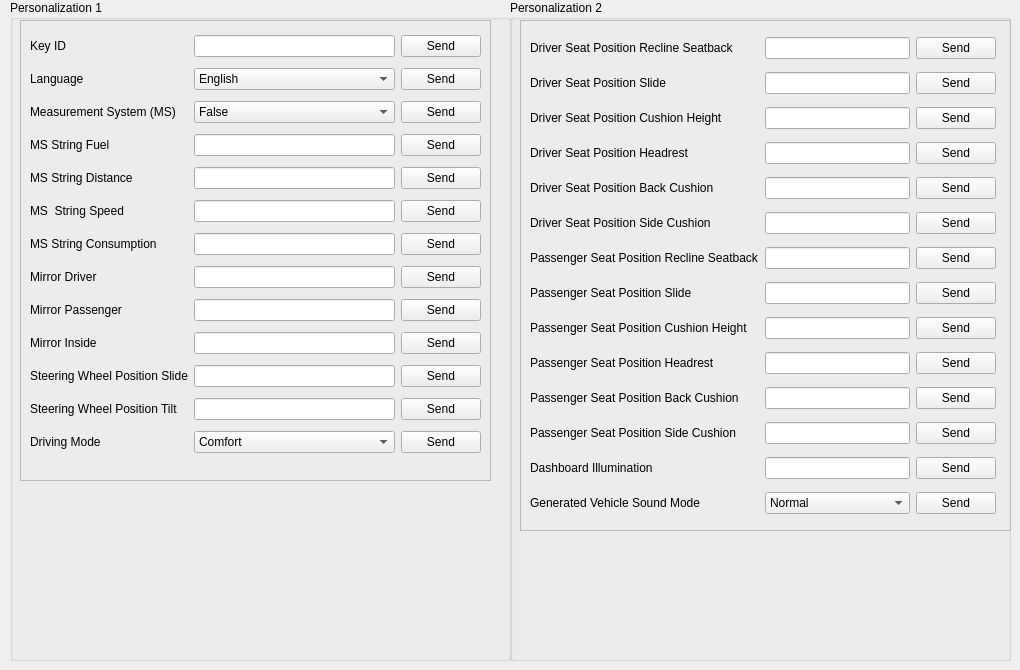
    <widget class="QWidget" name="tab_3">
     <attribute name="title">
      <string>Personalization</string>
     </attribute>
     <widget class="QGroupBox" name="groupBox_8">
      <property name="geometry">
       <rect>
        <x>10</x>
        <y>0</y>
        <width>501</width>
        <height>661</height>
       </rect>
      </property>
      <property name="title">
       <string>Personalization 1</string>
      </property>
      <widget class="QFrame" name="frame_9">
       <property name="geometry">
        <rect>
         <x>10</x>
         <y>20</y>
         <width>471</width>
         <height>461</height>
        </rect>
       </property>
       <property name="frameShape">
        <enum>QFrame::StyledPanel</enum>
       </property>
       <property name="frameShadow">
        <enum>QFrame::Raised</enum>
       </property>
       <widget class="QWidget" name="gridLayoutWidget_10">
        <property name="geometry">
         <rect>
          <x>10</x>
          <y>10</y>
          <width>451</width>
          <height>441</height>
         </rect>
        </property>
        <layout class="QGridLayout" name="gridLayout_11">
         <item row="0" column="0">
          <widget class="QLabel" name="label_P1">
           <property name="text">
            <string>Key ID</string>
           </property>
           <property name="alignment">
            <set>Qt::AlignLeading|Qt::AlignLeft|Qt::AlignVCenter</set>
           </property>
          </widget>
         </item>
         <item row="2" column="0">
          <widget class="QLabel" name="label_P3">
           <property name="text">
            <string>Measurement System (MS)</string>
           </property>
           <property name="alignment">
            <set>Qt::AlignLeading|Qt::AlignLeft|Qt::AlignVCenter</set>
           </property>
          </widget>
         </item>
         <item row="3" column="0">
          <widget class="QLabel" name="label_P4">
           <property name="text">
            <string>MS String Fuel</string>
           </property>
           <property name="alignment">
            <set>Qt::AlignLeading|Qt::AlignLeft|Qt::AlignVCenter</set>
           </property>
          </widget>
         </item>
         <item row="4" column="0">
          <widget class="QLabel" name="label_P5">
           <property name="text">
            <string>MS String Distance</string>
           </property>
           <property name="alignment">
            <set>Qt::AlignLeading|Qt::AlignLeft|Qt::AlignVCenter</set>
           </property>
          </widget>
         </item>
         <item row="3" column="1">
          <widget class="QLineEdit" name="lineEdit_P4"/>
         </item>
         <item row="6" column="1">
          <widget class="QLineEdit" name="lineEdit_P7"/>
         </item>
         <item row="7" column="1">
          <widget class="QLineEdit" name="lineEdit_P8"/>
         </item>
         <item row="0" column="2">
          <widget class="QPushButton" name="pushButton_P1">
           <property name="text">
            <string>Send</string>
           </property>
          </widget>
         </item>
         <item row="1" column="2">
          <widget class="QPushButton" name="pushButton_P2">
           <property name="text">
            <string>Send</string>
           </property>
          </widget>
         </item>
         <item row="2" column="2">
          <widget class="QPushButton" name="pushButton_P3">
           <property name="text">
            <string>Send</string>
           </property>
          </widget>
         </item>
         <item row="3" column="2">
          <widget class="QPushButton" name="pushButton_P4">
           <property name="text">
            <string>Send</string>
           </property>
          </widget>
         </item>
         <item row="4" column="2">
          <widget class="QPushButton" name="pushButton_P5">
           <property name="text">
            <string>Send</string>
           </property>
          </widget>
         </item>
         <item row="5" column="2">
          <widget class="QPushButton" name="pushButton_P6">
           <property name="text">
            <string>Send</string>
           </property>
          </widget>
         </item>
         <item row="6" column="2">
          <widget class="QPushButton" name="pushButton_P7">
           <property name="text">
            <string>Send</string>
           </property>
          </widget>
         </item>
         <item row="7" column="2">
          <widget class="QPushButton" name="pushButton_P8">
           <property name="text">
            <string>Send</string>
           </property>
          </widget>
         </item>
         <item row="1" column="0">
          <widget class="QLabel" name="label_P2">
           <property name="text">
            <string>Language</string>
           </property>
           <property name="alignment">
            <set>Qt::AlignLeading|Qt::AlignLeft|Qt::AlignVCenter</set>
           </property>
          </widget>
         </item>
         <item row="4" column="1">
          <widget class="QLineEdit" name="lineEdit_P5"/>
         </item>
         <item row="5" column="0">
          <widget class="QLabel" name="label_P6">
           <property name="text">
            <string>MS  String Speed</string>
           </property>
           <property name="alignment">
            <set>Qt::AlignLeading|Qt::AlignLeft|Qt::AlignVCenter</set>
           </property>
          </widget>
         </item>
         <item row="6" column="0">
          <widget class="QLabel" name="label_P7">
           <property name="text">
            <string>MS String Consumption</string>
           </property>
           <property name="alignment">
            <set>Qt::AlignLeading|Qt::AlignLeft|Qt::AlignVCenter</set>
           </property>
          </widget>
         </item>
         <item row="5" column="1">
          <widget class="QLineEdit" name="lineEdit_P6"/>
         </item>
         <item row="7" column="0">
          <widget class="QLabel" name="label_P8">
           <property name="text">
            <string>Mirror Driver</string>
           </property>
           <property name="alignment">
            <set>Qt::AlignLeading|Qt::AlignLeft|Qt::AlignVCenter</set>
           </property>
          </widget>
         </item>
         <item row="8" column="0">
          <widget class="QLabel" name="label_P9">
           <property name="text">
            <string>Mirror Passenger</string>
           </property>
           <property name="alignment">
            <set>Qt::AlignLeading|Qt::AlignLeft|Qt::AlignVCenter</set>
           </property>
          </widget>
         </item>
         <item row="8" column="1">
          <widget class="QLineEdit" name="lineEdit_P9"/>
         </item>
         <item row="8" column="2">
          <widget class="QPushButton" name="pushButton_P9">
           <property name="text">
            <string>Send</string>
           </property>
          </widget>
         </item>
         <item row="9" column="0">
          <widget class="QLabel" name="label_P10">
           <property name="text">
            <string>Mirror Inside</string>
           </property>
           <property name="alignment">
            <set>Qt::AlignLeading|Qt::AlignLeft|Qt::AlignVCenter</set>
           </property>
          </widget>
         </item>
         <item row="10" column="0">
          <widget class="QLabel" name="label_P11">
           <property name="text">
            <string>Steering Wheel Position Slide</string>
           </property>
           <property name="alignment">
            <set>Qt::AlignLeading|Qt::AlignLeft|Qt::AlignVCenter</set>
           </property>
          </widget>
         </item>
         <item row="11" column="0">
          <widget class="QLabel" name="label_P12">
           <property name="text">
            <string>Steering Wheel Position Tilt</string>
           </property>
           <property name="alignment">
            <set>Qt::AlignLeading|Qt::AlignLeft|Qt::AlignVCenter</set>
           </property>
          </widget>
         </item>
         <item row="12" column="0">
          <widget class="QLabel" name="label_P13">
           <property name="text">
            <string>Driving Mode</string>
           </property>
           <property name="alignment">
            <set>Qt::AlignLeading|Qt::AlignLeft|Qt::AlignVCenter</set>
           </property>
          </widget>
         </item>
         <item row="9" column="2">
          <widget class="QPushButton" name="pushButton_P10">
           <property name="text">
            <string>Send</string>
           </property>
          </widget>
         </item>
         <item row="10" column="2">
          <widget class="QPushButton" name="pushButton_P11">
           <property name="text">
            <string>Send</string>
           </property>
          </widget>
         </item>
         <item row="11" column="2">
          <widget class="QPushButton" name="pushButton_P12">
           <property name="text">
            <string>Send</string>
           </property>
          </widget>
         </item>
         <item row="12" column="2">
          <widget class="QPushButton" name="pushButton_P13">
           <property name="text">
            <string>Send</string>
           </property>
          </widget>
         </item>
         <item row="11" column="1">
          <widget class="QLineEdit" name="lineEdit_P12"/>
         </item>
         <item row="12" column="1">
          <widget class="QComboBox" name="comboBox_P13">
           <item>
            <property name="text">
             <string>Comfort</string>
            </property>
           </item>
           <item>
            <property name="text">
             <string>Auto</string>
            </property>
           </item>
           <item>
            <property name="text">
             <string>Sport</string>
            </property>
           </item>
           <item>
            <property name="text">
             <string>Eco</string>
            </property>
           </item>
           <item>
            <property name="text">
             <string>Manual</string>
            </property>
           </item>
          </widget>
         </item>
         <item row="1" column="1">
          <widget class="QComboBox" name="comboBox_P2">
           <item>
            <property name="text">
             <string>English</string>
            </property>
           </item>
           <item>
            <property name="text">
             <string>Spanish</string>
            </property>
           </item>
           <item>
            <property name="text">
             <string>French</string>
            </property>
           </item>
          </widget>
         </item>
         <item row="0" column="1">
          <widget class="QLineEdit" name="lineEdit_P1"/>
         </item>
         <item row="2" column="1">
          <widget class="QComboBox" name="comboBox_P3">
           <item>
            <property name="text">
             <string>False</string>
            </property>
           </item>
           <item>
            <property name="text">
             <string>True</string>
            </property>
           </item>
          </widget>
         </item>
         <item row="9" column="1">
          <widget class="QLineEdit" name="lineEdit_P10"/>
         </item>
         <item row="10" column="1">
          <widget class="QLineEdit" name="lineEdit_P11"/>
         </item>
        </layout>
       </widget>
      </widget>
     </widget>
     <widget class="QGroupBox" name="groupBox_9">
      <property name="geometry">
       <rect>
        <x>510</x>
        <y>0</y>
        <width>501</width>
        <height>661</height>
       </rect>
      </property>
      <property name="title">
       <string>Personalization 2</string>
      </property>
      <widget class="QFrame" name="frame_10">
       <property name="geometry">
        <rect>
         <x>10</x>
         <y>20</y>
         <width>491</width>
         <height>511</height>
        </rect>
       </property>
       <property name="frameShape">
        <enum>QFrame::StyledPanel</enum>
       </property>
       <property name="frameShadow">
        <enum>QFrame::Raised</enum>
       </property>
       <widget class="QWidget" name="gridLayoutWidget_11">
        <property name="geometry">
         <rect>
          <x>10</x>
          <y>10</y>
          <width>466</width>
          <height>491</height>
         </rect>
        </property>
        <layout class="QGridLayout" name="gridLayout_12">
         <item row="0" column="0">
          <widget class="QLabel" name="label_P14">
           <property name="text">
            <string>Driver Seat Position Recline Seatback</string>
           </property>
           <property name="alignment">
            <set>Qt::AlignLeading|Qt::AlignLeft|Qt::AlignVCenter</set>
           </property>
          </widget>
         </item>
         <item row="2" column="0">
          <widget class="QLabel" name="label_P16">
           <property name="text">
            <string>Driver Seat Position Cushion Height</string>
           </property>
           <property name="alignment">
            <set>Qt::AlignLeading|Qt::AlignLeft|Qt::AlignVCenter</set>
           </property>
          </widget>
         </item>
         <item row="3" column="0">
          <widget class="QLabel" name="label_P17">
           <property name="text">
            <string>Driver Seat Position Headrest</string>
           </property>
           <property name="alignment">
            <set>Qt::AlignLeading|Qt::AlignLeft|Qt::AlignVCenter</set>
           </property>
          </widget>
         </item>
         <item row="4" column="0">
          <widget class="QLabel" name="label_P18">
           <property name="text">
            <string>Driver Seat Position Back Cushion</string>
           </property>
           <property name="alignment">
            <set>Qt::AlignLeading|Qt::AlignLeft|Qt::AlignVCenter</set>
           </property>
          </widget>
         </item>
         <item row="3" column="1">
          <widget class="QLineEdit" name="lineEdit_P17"/>
         </item>
         <item row="6" column="1">
          <widget class="QLineEdit" name="lineEdit_P20"/>
         </item>
         <item row="7" column="1">
          <widget class="QLineEdit" name="lineEdit_P21"/>
         </item>
         <item row="0" column="2">
          <widget class="QPushButton" name="pushButton_P14">
           <property name="text">
            <string>Send</string>
           </property>
          </widget>
         </item>
         <item row="1" column="2">
          <widget class="QPushButton" name="pushButton_P15">
           <property name="text">
            <string>Send</string>
           </property>
          </widget>
         </item>
         <item row="2" column="2">
          <widget class="QPushButton" name="pushButton_P16">
           <property name="text">
            <string>Send</string>
           </property>
          </widget>
         </item>
         <item row="3" column="2">
          <widget class="QPushButton" name="pushButton_P17">
           <property name="text">
            <string>Send</string>
           </property>
          </widget>
         </item>
         <item row="4" column="2">
          <widget class="QPushButton" name="pushButton_P18">
           <property name="text">
            <string>Send</string>
           </property>
          </widget>
         </item>
         <item row="5" column="2">
          <widget class="QPushButton" name="pushButton_P19">
           <property name="text">
            <string>Send</string>
           </property>
          </widget>
         </item>
         <item row="6" column="2">
          <widget class="QPushButton" name="pushButton_P20">
           <property name="text">
            <string>Send</string>
           </property>
          </widget>
         </item>
         <item row="7" column="2">
          <widget class="QPushButton" name="pushButton_P21">
           <property name="text">
            <string>Send</string>
           </property>
          </widget>
         </item>
         <item row="1" column="0">
          <widget class="QLabel" name="label_P15">
           <property name="text">
            <string>Driver Seat Position Slide</string>
           </property>
           <property name="alignment">
            <set>Qt::AlignLeading|Qt::AlignLeft|Qt::AlignVCenter</set>
           </property>
          </widget>
         </item>
         <item row="4" column="1">
          <widget class="QLineEdit" name="lineEdit_P18"/>
         </item>
         <item row="5" column="0">
          <widget class="QLabel" name="label_P19">
           <property name="text">
            <string>Driver Seat Position Side Cushion</string>
           </property>
           <property name="alignment">
            <set>Qt::AlignLeading|Qt::AlignLeft|Qt::AlignVCenter</set>
           </property>
          </widget>
         </item>
         <item row="6" column="0">
          <widget class="QLabel" name="label_P20">
           <property name="text">
            <string>Passenger Seat Position Recline Seatback</string>
           </property>
           <property name="alignment">
            <set>Qt::AlignLeading|Qt::AlignLeft|Qt::AlignVCenter</set>
           </property>
          </widget>
         </item>
         <item row="5" column="1">
          <widget class="QLineEdit" name="lineEdit_P19"/>
         </item>
         <item row="7" column="0">
          <widget class="QLabel" name="label_P21">
           <property name="text">
            <string>Passenger Seat Position Slide</string>
           </property>
           <property name="alignment">
            <set>Qt::AlignLeading|Qt::AlignLeft|Qt::AlignVCenter</set>
           </property>
          </widget>
         </item>
         <item row="8" column="0">
          <widget class="QLabel" name="label_P22">
           <property name="text">
            <string>Passenger Seat Position Cushion Height</string>
           </property>
           <property name="alignment">
            <set>Qt::AlignLeading|Qt::AlignLeft|Qt::AlignVCenter</set>
           </property>
          </widget>
         </item>
         <item row="8" column="1">
          <widget class="QLineEdit" name="lineEdit_P22"/>
         </item>
         <item row="8" column="2">
          <widget class="QPushButton" name="pushButton_P22">
           <property name="text">
            <string>Send</string>
           </property>
          </widget>
         </item>
         <item row="9" column="0">
          <widget class="QLabel" name="label_P23">
           <property name="text">
            <string>Passenger Seat Position Headrest</string>
           </property>
           <property name="alignment">
            <set>Qt::AlignLeading|Qt::AlignLeft|Qt::AlignVCenter</set>
           </property>
          </widget>
         </item>
         <item row="10" column="0">
          <widget class="QLabel" name="label_P24">
           <property name="text">
            <string>Passenger Seat Position Back Cushion</string>
           </property>
           <property name="alignment">
            <set>Qt::AlignLeading|Qt::AlignLeft|Qt::AlignVCenter</set>
           </property>
          </widget>
         </item>
         <item row="11" column="0">
          <widget class="QLabel" name="label_P25">
           <property name="text">
            <string>Passenger Seat Position Side Cushion</string>
           </property>
           <property name="alignment">
            <set>Qt::AlignLeading|Qt::AlignLeft|Qt::AlignVCenter</set>
           </property>
          </widget>
         </item>
         <item row="13" column="0">
          <widget class="QLabel" name="label_P27">
           <property name="text">
            <string>Generated Vehicle Sound Mode</string>
           </property>
           <property name="alignment">
            <set>Qt::AlignLeading|Qt::AlignLeft|Qt::AlignVCenter</set>
           </property>
          </widget>
         </item>
         <item row="9" column="2">
          <widget class="QPushButton" name="pushButton_P23">
           <property name="text">
            <string>Send</string>
           </property>
          </widget>
         </item>
         <item row="10" column="2">
          <widget class="QPushButton" name="pushButton_P24">
           <property name="text">
            <string>Send</string>
           </property>
          </widget>
         </item>
         <item row="11" column="2">
          <widget class="QPushButton" name="pushButton_P25">
           <property name="text">
            <string>Send</string>
           </property>
          </widget>
         </item>
         <item row="13" column="2">
          <widget class="QPushButton" name="pushButton_P27">
           <property name="text">
            <string>Send</string>
           </property>
          </widget>
         </item>
         <item row="11" column="1">
          <widget class="QLineEdit" name="lineEdit_P25"/>
         </item>
         <item row="13" column="1">
          <widget class="QComboBox" name="comboBox_P27">
           <item>
            <property name="text">
             <string>Normal</string>
            </property>
           </item>
           <item>
            <property name="text">
             <string>Quiet</string>
            </property>
           </item>
           <item>
            <property name="text">
             <string>Sportive</string>
            </property>
           </item>
          </widget>
         </item>
         <item row="0" column="1">
          <widget class="QLineEdit" name="lineEdit_P14"/>
         </item>
         <item row="9" column="1">
          <widget class="QLineEdit" name="lineEdit_P23"/>
         </item>
         <item row="10" column="1">
          <widget class="QLineEdit" name="lineEdit_P24"/>
         </item>
         <item row="1" column="1">
          <widget class="QLineEdit" name="lineEdit_P15"/>
         </item>
         <item row="2" column="1">
          <widget class="QLineEdit" name="lineEdit_P16"/>
         </item>
         <item row="12" column="0">
          <widget class="QLabel" name="label_P26">
           <property name="text">
            <string>Dashboard Illumination</string>
           </property>
           <property name="alignment">
            <set>Qt::AlignLeading|Qt::AlignLeft|Qt::AlignVCenter</set>
           </property>
          </widget>
         </item>
         <item row="12" column="1">
          <widget class="QLineEdit" name="lineEdit_P26"/>
         </item>
         <item row="12" column="2">
          <widget class="QPushButton" name="pushButton_P26">
           <property name="text">
            <string>Send</string>
           </property>
          </widget>
         </item>
        </layout>
       </widget>
      </widget>
     </widget>
    </widget>
